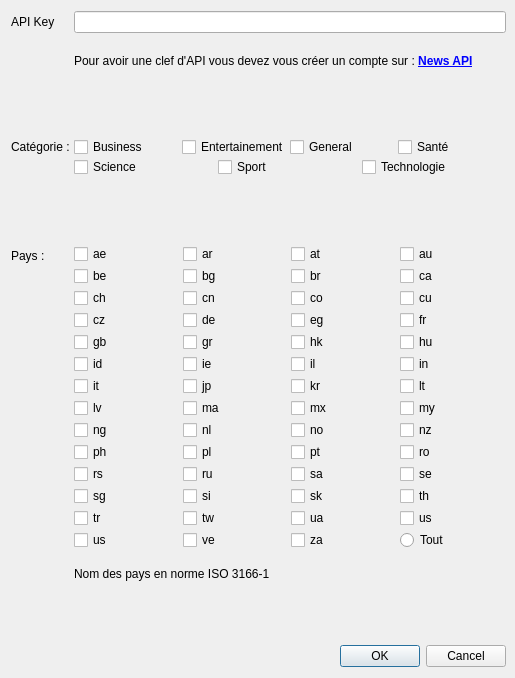
<?xml version="1.0" encoding="UTF-8"?>
<ui version="4.0">
 <class>Dialog</class>
 <widget class="QDialog" name="Dialog">
  <property name="geometry">
   <rect>
    <x>0</x>
    <y>0</y>
    <width>515</width>
    <height>678</height>
   </rect>
  </property>
  <property name="minimumSize">
   <size>
    <width>515</width>
    <height>678</height>
   </size>
  </property>
  <property name="maximumSize">
   <size>
    <width>515</width>
    <height>678</height>
   </size>
  </property>
  <property name="windowTitle">
   <string>Dialog</string>
  </property>
  <layout class="QFormLayout" name="formLayout">
   <property name="horizontalSpacing">
    <number>4</number>
   </property>
   <property name="verticalSpacing">
    <number>0</number>
   </property>
   <property name="rightMargin">
    <number>9</number>
   </property>
   <item row="3" column="0">
    <widget class="QLabel" name="label">
     <property name="text">
      <string>API Key</string>
     </property>
    </widget>
   </item>
   <item row="3" column="1">
    <widget class="QLineEdit" name="lineEdit"/>
   </item>
   <item row="4" column="1">
    <widget class="QLabel" name="label_2">
     <property name="text">
      <string>&lt;html&gt;&lt;head/&gt;&lt;body&gt;&lt;p&gt;&lt;span style=&quot; font-size:9pt;&quot;&gt;Pour avoir une clef d'API vous devez vous créer un compte sur : &lt;/span&gt;&lt;a href=&quot;https://newsapi.org/&quot;&gt;&lt;span style=&quot; font-size:9pt; font-weight:600; text-decoration: underline; color:#0000ff;&quot;&gt;News API&lt;/span&gt;&lt;/a&gt;&lt;/p&gt;&lt;/body&gt;&lt;/html&gt;</string>
     </property>
     <property name="wordWrap">
      <bool>true</bool>
     </property>
     <property name="openExternalLinks">
      <bool>true</bool>
     </property>
    </widget>
   </item>
   <item row="5" column="1">
    <spacer name="horizontalSpacer">
     <property name="orientation">
      <enum>Qt::Horizontal</enum>
     </property>
     <property name="sizeHint" stdset="0">
      <size>
       <width>40</width>
       <height>20</height>
      </size>
     </property>
    </spacer>
   </item>
   <item row="6" column="0">
    <widget class="QLabel" name="label_4">
     <property name="text">
      <string>Catégorie :</string>
     </property>
    </widget>
   </item>
   <item row="6" column="1">
    <layout class="QGridLayout" name="gridLayout">
     <property name="spacing">
      <number>0</number>
     </property>
     <item row="0" column="0">
      <layout class="QHBoxLayout" name="horizontalLayout">
       <item>
        <widget class="QCheckBox" name="checkBox">
         <property name="text">
          <string>Business</string>
         </property>
        </widget>
       </item>
       <item>
        <widget class="QCheckBox" name="checkBox_4">
         <property name="text">
          <string>Entertainement</string>
         </property>
        </widget>
       </item>
       <item>
        <widget class="QCheckBox" name="checkBox_2">
         <property name="text">
          <string>General</string>
         </property>
        </widget>
       </item>
       <item>
        <widget class="QCheckBox" name="checkBox_3">
         <property name="text">
          <string>Santé</string>
         </property>
        </widget>
       </item>
      </layout>
     </item>
    </layout>
   </item>
   <item row="7" column="0">
    <spacer name="verticalSpacer">
     <property name="orientation">
      <enum>Qt::Vertical</enum>
     </property>
     <property name="sizeHint" stdset="0">
      <size>
       <width>20</width>
       <height>40</height>
      </size>
     </property>
    </spacer>
   </item>
   <item row="7" column="1">
    <layout class="QHBoxLayout" name="horizontalLayout_2">
     <property name="spacing">
      <number>0</number>
     </property>
     <item>
      <widget class="QCheckBox" name="checkBox_5">
       <property name="text">
        <string>Science</string>
       </property>
      </widget>
     </item>
     <item>
      <widget class="QCheckBox" name="checkBox_7">
       <property name="text">
        <string>Sport</string>
       </property>
      </widget>
     </item>
     <item>
      <widget class="QCheckBox" name="checkBox_6">
       <property name="text">
        <string>Technologie</string>
       </property>
      </widget>
     </item>
    </layout>
   </item>
   <item row="8" column="0">
    <spacer name="horizontalSpacer_2">
     <property name="orientation">
      <enum>Qt::Horizontal</enum>
     </property>
     <property name="sizeHint" stdset="0">
      <size>
       <width>40</width>
       <height>20</height>
      </size>
     </property>
    </spacer>
   </item>
   <item row="9" column="0">
    <widget class="QLabel" name="label_3">
     <property name="text">
      <string>Pays :</string>
     </property>
    </widget>
   </item>
   <item row="9" column="1">
    <layout class="QGridLayout" name="gridLayout_2">
     <property name="spacing">
      <number>2</number>
     </property>
     <item row="9" column="3">
      <widget class="QCheckBox" name="checkBox_50">
       <property name="text">
        <string>ro</string>
       </property>
      </widget>
     </item>
     <item row="5" column="3">
      <widget class="QCheckBox" name="checkBox_38">
       <property name="text">
        <string>in</string>
       </property>
      </widget>
     </item>
     <item row="12" column="2">
      <widget class="QCheckBox" name="checkBox_55">
       <property name="text">
        <string>ua</string>
       </property>
      </widget>
     </item>
     <item row="12" column="0">
      <widget class="QCheckBox" name="checkBox_23">
       <property name="text">
        <string>tr</string>
       </property>
      </widget>
     </item>
     <item row="6" column="3">
      <widget class="QCheckBox" name="checkBox_41">
       <property name="text">
        <string>lt</string>
       </property>
      </widget>
     </item>
     <item row="6" column="0">
      <widget class="QCheckBox" name="checkBox_17">
       <property name="text">
        <string>it</string>
       </property>
      </widget>
     </item>
     <item row="2" column="1">
      <widget class="QCheckBox" name="checkBox_26">
       <property name="text">
        <string>cn</string>
       </property>
      </widget>
     </item>
     <item row="4" column="0">
      <widget class="QCheckBox" name="checkBox_15">
       <property name="text">
        <string>gb</string>
       </property>
      </widget>
     </item>
     <item row="10" column="2">
      <widget class="QCheckBox" name="checkBox_52">
       <property name="text">
        <string>sa</string>
       </property>
      </widget>
     </item>
     <item row="8" column="2">
      <widget class="QCheckBox" name="checkBox_47">
       <property name="text">
        <string>no</string>
       </property>
      </widget>
     </item>
     <item row="3" column="1">
      <widget class="QCheckBox" name="checkBox_24">
       <property name="text">
        <string>de</string>
       </property>
      </widget>
     </item>
     <item row="9" column="2">
      <widget class="QCheckBox" name="checkBox_44">
       <property name="text">
        <string>pt</string>
       </property>
      </widget>
     </item>
     <item row="8" column="3">
      <widget class="QCheckBox" name="checkBox_46">
       <property name="text">
        <string>nz</string>
       </property>
      </widget>
     </item>
     <item row="7" column="2">
      <widget class="QCheckBox" name="checkBox_43">
       <property name="text">
        <string>mx</string>
       </property>
      </widget>
     </item>
     <item row="1" column="3">
      <widget class="QCheckBox" name="checkBox_30">
       <property name="text">
        <string>ca</string>
       </property>
      </widget>
     </item>
     <item row="11" column="0">
      <widget class="QCheckBox" name="checkBox_22">
       <property name="text">
        <string>sg</string>
       </property>
      </widget>
     </item>
     <item row="1" column="1">
      <widget class="QCheckBox" name="checkBox_28">
       <property name="text">
        <string>bg</string>
       </property>
      </widget>
     </item>
     <item row="0" column="1">
      <widget class="QCheckBox" name="checkBox_9">
       <property name="text">
        <string>ar</string>
       </property>
      </widget>
     </item>
     <item row="1" column="2">
      <widget class="QCheckBox" name="checkBox_29">
       <property name="text">
        <string>br</string>
       </property>
      </widget>
     </item>
     <item row="10" column="0">
      <widget class="QCheckBox" name="checkBox_21">
       <property name="text">
        <string>rs</string>
       </property>
      </widget>
     </item>
     <item row="1" column="0">
      <widget class="QCheckBox" name="checkBox_12">
       <property name="text">
        <string>be</string>
       </property>
      </widget>
     </item>
     <item row="5" column="1">
      <widget class="QCheckBox" name="checkBox_36">
       <property name="text">
        <string>ie</string>
       </property>
      </widget>
     </item>
     <item row="9" column="0">
      <widget class="QCheckBox" name="checkBox_20">
       <property name="text">
        <string>ph</string>
       </property>
      </widget>
     </item>
     <item row="5" column="2">
      <widget class="QCheckBox" name="checkBox_37">
       <property name="text">
        <string>il</string>
       </property>
      </widget>
     </item>
     <item row="4" column="1">
      <widget class="QCheckBox" name="checkBox_33">
       <property name="text">
        <string>gr</string>
       </property>
      </widget>
     </item>
     <item row="3" column="0">
      <widget class="QCheckBox" name="checkBox_14">
       <property name="text">
        <string>cz</string>
       </property>
      </widget>
     </item>
     <item row="0" column="3">
      <widget class="QCheckBox" name="checkBox_11">
       <property name="text">
        <string>au</string>
       </property>
      </widget>
     </item>
     <item row="12" column="3">
      <widget class="QCheckBox" name="checkBox_56">
       <property name="text">
        <string>us</string>
       </property>
      </widget>
     </item>
     <item row="4" column="2">
      <widget class="QCheckBox" name="checkBox_34">
       <property name="text">
        <string>hk</string>
       </property>
      </widget>
     </item>
     <item row="10" column="1">
      <widget class="QCheckBox" name="checkBox_51">
       <property name="text">
        <string>ru</string>
       </property>
      </widget>
     </item>
     <item row="7" column="3">
      <widget class="QCheckBox" name="checkBox_45">
       <property name="text">
        <string>my</string>
       </property>
      </widget>
     </item>
     <item row="7" column="1">
      <widget class="QCheckBox" name="checkBox_42">
       <property name="text">
        <string>ma</string>
       </property>
      </widget>
     </item>
     <item row="6" column="2">
      <widget class="QCheckBox" name="checkBox_40">
       <property name="text">
        <string>kr</string>
       </property>
      </widget>
     </item>
     <item row="3" column="2">
      <widget class="QCheckBox" name="checkBox_25">
       <property name="text">
        <string>eg</string>
       </property>
      </widget>
     </item>
     <item row="8" column="1">
      <widget class="QCheckBox" name="checkBox_48">
       <property name="text">
        <string>nl</string>
       </property>
      </widget>
     </item>
     <item row="6" column="1">
      <widget class="QCheckBox" name="checkBox_39">
       <property name="text">
        <string>jp</string>
       </property>
      </widget>
     </item>
     <item row="4" column="3">
      <widget class="QCheckBox" name="checkBox_35">
       <property name="text">
        <string>hu</string>
       </property>
      </widget>
     </item>
     <item row="12" column="1">
      <widget class="QCheckBox" name="checkBox_54">
       <property name="text">
        <string>tw</string>
       </property>
      </widget>
     </item>
     <item row="0" column="2">
      <widget class="QCheckBox" name="checkBox_10">
       <property name="text">
        <string>at</string>
       </property>
      </widget>
     </item>
     <item row="2" column="2">
      <widget class="QCheckBox" name="checkBox_27">
       <property name="text">
        <string>co</string>
       </property>
      </widget>
     </item>
     <item row="5" column="0">
      <widget class="QCheckBox" name="checkBox_16">
       <property name="text">
        <string>id</string>
       </property>
      </widget>
     </item>
     <item row="9" column="1">
      <widget class="QCheckBox" name="checkBox_49">
       <property name="text">
        <string>pl</string>
       </property>
      </widget>
     </item>
     <item row="0" column="0">
      <widget class="QCheckBox" name="checkBox_8">
       <property name="text">
        <string>ae</string>
       </property>
      </widget>
     </item>
     <item row="2" column="0">
      <widget class="QCheckBox" name="checkBox_13">
       <property name="text">
        <string>ch</string>
       </property>
      </widget>
     </item>
     <item row="11" column="3">
      <widget class="QCheckBox" name="checkBox_59">
       <property name="text">
        <string>th</string>
       </property>
      </widget>
     </item>
     <item row="8" column="0">
      <widget class="QCheckBox" name="checkBox_19">
       <property name="text">
        <string>ng</string>
       </property>
      </widget>
     </item>
     <item row="7" column="0">
      <widget class="QCheckBox" name="checkBox_18">
       <property name="text">
        <string>lv</string>
       </property>
      </widget>
     </item>
     <item row="2" column="3">
      <widget class="QCheckBox" name="checkBox_31">
       <property name="text">
        <string>cu</string>
       </property>
      </widget>
     </item>
     <item row="10" column="3">
      <widget class="QCheckBox" name="checkBox_53">
       <property name="text">
        <string>se</string>
       </property>
      </widget>
     </item>
     <item row="11" column="1">
      <widget class="QCheckBox" name="checkBox_57">
       <property name="text">
        <string>si</string>
       </property>
      </widget>
     </item>
     <item row="3" column="3">
      <widget class="QCheckBox" name="checkBox_32">
       <property name="text">
        <string>fr</string>
       </property>
      </widget>
     </item>
     <item row="11" column="2">
      <widget class="QCheckBox" name="checkBox_58">
       <property name="text">
        <string>sk</string>
       </property>
      </widget>
     </item>
     <item row="13" column="0">
      <widget class="QCheckBox" name="checkBox_60">
       <property name="text">
        <string>us</string>
       </property>
      </widget>
     </item>
     <item row="13" column="1">
      <widget class="QCheckBox" name="checkBox_61">
       <property name="text">
        <string>ve</string>
       </property>
      </widget>
     </item>
     <item row="13" column="2">
      <widget class="QCheckBox" name="checkBox_62">
       <property name="text">
        <string>za</string>
       </property>
      </widget>
     </item>
     <item row="13" column="3">
      <widget class="QRadioButton" name="radioButton">
       <property name="text">
        <string>Tout</string>
       </property>
      </widget>
     </item>
    </layout>
   </item>
   <item row="10" column="1">
    <widget class="QLabel" name="label_5">
     <property name="text">
      <string>Nom des pays en norme ISO 3166-1</string>
     </property>
    </widget>
   </item>
   <item row="11" column="1">
    <spacer name="horizontalSpacer_3">
     <property name="orientation">
      <enum>Qt::Horizontal</enum>
     </property>
     <property name="sizeHint" stdset="0">
      <size>
       <width>40</width>
       <height>20</height>
      </size>
     </property>
    </spacer>
   </item>
   <item row="12" column="1">
    <widget class="QDialogButtonBox" name="buttonBox">
     <property name="standardButtons">
      <set>QDialogButtonBox::Cancel|QDialogButtonBox::Ok</set>
     </property>
    </widget>
   </item>
  </layout>
 </widget>
 <resources/>
 <connections/>
</ui>
